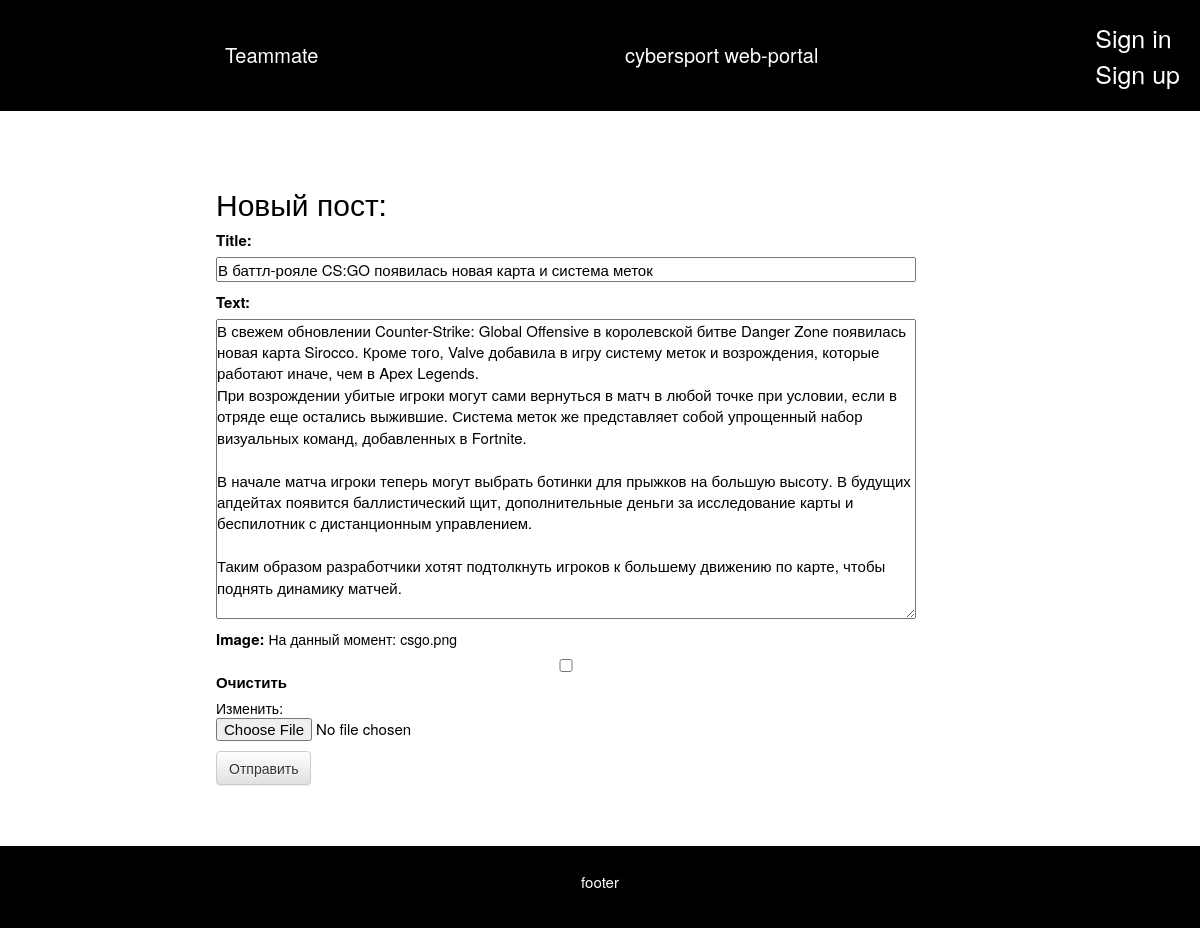
/feed/post/24/edit/, run on the app's committed database.
### mysocial/models.py (models this page shows, shortened)
class Post(models.Model):
    author = models.ForeignKey(settings.AUTH_USER_MODEL, on_delete=models.CASCADE)
    title = models.CharField(max_length=200)
    image = models.ImageField(null=True, blank=True, width_field="width_field", height_field="height_field")
    height_field=models.IntegerField(default=330)
    width_field = models.IntegerField(default=330)
    text = models.TextField()
    created_date = models.DateTimeField(default=timezone.now)
    published_date = models.DateTimeField(blank=True, null=True)

### mysocial/views.py (the view)
# urls.py: path('feed/post/<int:pk>/edit/', views.com_edit, name='com_edit'),
def com_edit(request, pk):
    post = get_object_or_404(Post, pk=pk)
    if request.method == "POST":
        form = PostForm(request.POST or None, request.FILES or None, instance=post)
        if form.is_valid():
            post = form.save(commit=False)
            post.author = request.user
            post.published_date = timezone.now()
            post.save()
            return redirect('com_detail', pk=post.pk)
    else:
        form = PostForm(instance=post)
    return render(request, 'mysocial/com_edit.html', {'form': form})

### mysocial/forms.py
class PostForm(forms.ModelForm):
    class Meta:
        model = Post
        fields = ('title', 'text','image')

### mysocial/templates/mysocial/com_edit.html (shortened to what this page needs)
{% extends 'mysocial/base.html' %}
{% block content %}
    <form method="POST" class="post-form" enctype="multipart/form-data">{% csrf_token %}
        <h2>Новый пост:</h2>
        {{ form.as_p }}
        <button type="submit" class="save btn btn-default">Отправить</button>
    </form>
{% endblock %}

### mysocial/templates/mysocial/base.html (shortened to what this page needs)
<html>
    <head>
        <link rel="stylesheet" href="//maxcdn.bootstrapcdn.com/bootstrap/3.2.0/css/bootstrap.min.css">
        <link rel="stylesheet" href="//maxcdn.bootstrapcdn.com/bootstrap/3.2.0/css/bootstrap-theme.min.css">
        {% load static %}
        <link rel="stylesheet" href="{% static 'css/style.css' %}">
    </head>
    <body>
    <header>
        <div class="header">
                <header>
                        <div class="header">
                        <div class="header__section">
                            <div class="header__item headerlogo">
                                <a href="/"> cybersport web-portal</a>
                            </div>
                            <div class="player"><a href="/team">Teammate</a></div>
                                <div class="headerButton">
                                    {% if user.is_authenticated %}
                                    <div class="logouttt"><a href="/logout">logout</a></div>
                                    {% else %}
                                    <div class="loginn"><a href="/login">Sign in</a></div>
                                    <div class="registerr"><a href="/register">Sign up</a></div>
                                    {% endif %}
                                </div>
                        </div>
                            </div>
                    </header>
            </div>
    </header>
        <div class="content">
            {% block content %}
            {% endblock %}
        </div>
      <footer>
        <div class="footerp">
           <p>footer</p>
        </div>
    </footer>
</body>
</html>

### mysocial/static/css/style.css (style rules this page uses)
body { background-color: white; }
.content { display:flex; flex-flow: column ; width:50%; position: relative; margin-top: 5px; color:black; }
.content a { color: black; }
.post-form textarea, input, select { color:black; width:700px; font-size:15px; }
.post-form label { font-size:15px; }
.post-form textarea { height:300px; }
.post-form { margin:auto; margin-left: 36%; }
.header { width:100%; padding:10px; color: white; background-color: black; }
.header__section { display:flex; align-items:center; background-color: black; justify-content:space-between; }
.header__item { padding:5px; font-size:20px; margin-left:600px; }
.header__item a { color:white; }
.player { position: absolute; padding:5px; font-size:20px; margin-left:200px; }
.player a { color:white; }
* { margin: 0; padding: 0; }
.content { min-height: calc(100vh - 80px); }
footer { margin-top: 10px; background-color: black; font-size: 15px; width:100%; padding: 25px; }
.loginn { margin-left: 0%; font-size: 25px; }
.loginn a { color:white; }
.registerr { margin-left: 0%; font-size: 25px; }
.registerr a { color:white; }
.footerp { text-align: center; color:white; }
.player { color: white; }

### data on the page
Post: title "В баттл-рояле CS:GO появилась новая карта и система меток", text "В свежем обновлении Counter-Strike: Global Offensive в королевской битве Danger Zone появилась новая карта Sirocco. Кроме того, Valve добавила в игру систему меток и возрождения, которые работают иначе, чем в Apex Legends. При возрождении убитые игроки могут сами вернуться в матч в любой точке при условии, если в отряде еще остались выжившие. Система меток же представляет собой упрощенный набор визуальных команд, добавленных в Fortnite. В начале матча игроки теперь могут выбрать ботинки для прыжков на большую высоту. В будущих апдейтах появится баллистический щит, дополнительные деньги за исследование карты и беспилотник с дистанционным управлением. Таким образом разработчики хотят…"
